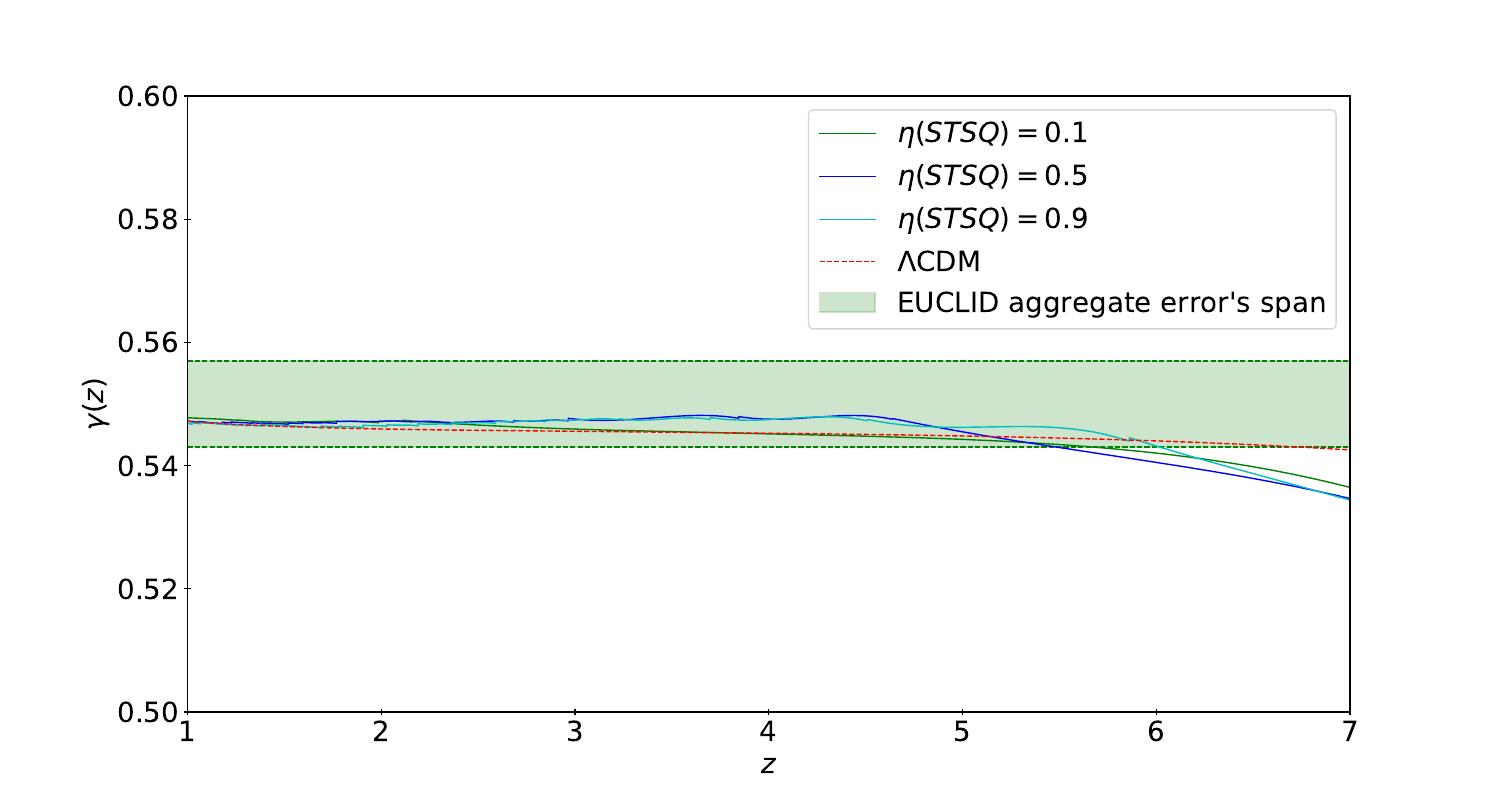

The Python source for this figure:
from main_class import model
from numpy import array, sqrt, log, exp, subtract
from pylab import plot,xlabel,ylabel,show,legend,hlines,xlim,savefig,axhspan,figure,tick_params

#choose your fighter!
N = int(1e5)
z_i = 20
omega_de_0 = 0.68
omega_m_0 = 0.32
omega_EDE = 0.0036

#sets z_c to lower EDE constraint
f1 = 2*omega_de_0/(omega_m_0*omega_EDE)
f2 = 2*omega_de_0/omega_m_0
z_c = ((f1-f2)**(1/3))

figure(figsize= ((15.0, 12.8)))
for i in range(3):

    #applies chosen parameters to the STSQ model
    etas = [0.1,0.5,0.9]
    stsq_model = model(z_i, z_c, N, etas[i], True)
    colors = ['g','b','c']

    #cosmo parameters calculator (w,H,a,...) for STSQ
    stsq = stsq_model.stsq()

    a_ax = stsq[2]
    z_ax = stsq[3]

    #Hubbles
    HSTSQ_ax = stsq[7]

    CDM = stsq_model.CDM(a_ax)
    HCDM_ax = CDM[3]

    DGP = stsq_model.DGP(a_ax)
    HDGP_ax = DGP[2]

    #growth factor STSQ
    gSTSQ_ax = stsq[4]


    #growth factor CDM
    gCDM_ax = CDM[0]


    #growth factor DGP
    gDGP_ax = DGP[0]


    #omegas
    omegamSTSQ_ax = stsq[6]
    omegamCDM_ax = CDM[2]
    omegadeSTSQ_ax = stsq[8]
    omegamDGP_ax = DGP[3]

    #gammas
    fgSTSQ_ax = stsq[5]

    gammaSTSQ = stsq_model.gammaSTSQ(a_ax, gSTSQ_ax, fgSTSQ_ax, HSTSQ_ax, omegamSTSQ_ax)
    gammaSTSQ_ax = gammaSTSQ[0]
    fgaSTSQ_ax = gammaSTSQ[1]


    fgCDM_ax = CDM[1]

    gammaCDM = stsq_model.gammaCDM(a_ax, gCDM_ax, fgCDM_ax, omegamCDM_ax)
    gammaCDM_ax = gammaCDM[0]

    fgaCDM_ax = gammaCDM[1]


    fgDGP_ax = DGP[1]

    gammaDGP = stsq_model.gammaDGP(a_ax,gDGP_ax,fgDGP_ax,omegamDGP_ax)
    gammaDGP_ax = gammaDGP[0]

    plot(z_ax, gammaSTSQ_ax,colors[i],linewidth=1)

    # this loop finds the z at which the aggregate precision is overtaken
    # if it never does, no value is given
    listone = list(gammaSTSQ_ax)
    for j in range(len(listone)):
        z = z_ax[j]
        if listone[j]>=0.543:
            print(z)
            break

plot(z_ax, gammaCDM_ax, 'r--',linewidth=1)
#plot(z_ax, gammaDGP_ax,'m--',linewidth=1)
tick_params(labelsize='20', direction='inout',length=5)
axhspan(0.543, 0.557, alpha=0.2, color='green')
left, right = xlim()
xlim(left, right) 
hlines(0.543, left, right,'g', 'dashed',label='', data=None, linewidth=1)
hlines(0.557, left, right,'g', 'dashed',label='', data=None, linewidth=1)
xlabel(r'$z$',fontsize=20)
ylabel(r'$\gamma(z)$',fontsize=20)
legend([r'$\eta(STSQ) = 0.1$',r'$\eta(STSQ) = 0.5$',r'$\eta(STSQ) = 0.9$',r'$\Lambda$''CDM','EUCLID aggregate error\'s span'],fontsize=20)
show()
#savefig('gammas(eta).pdf', format='pdf', dpi=1200)